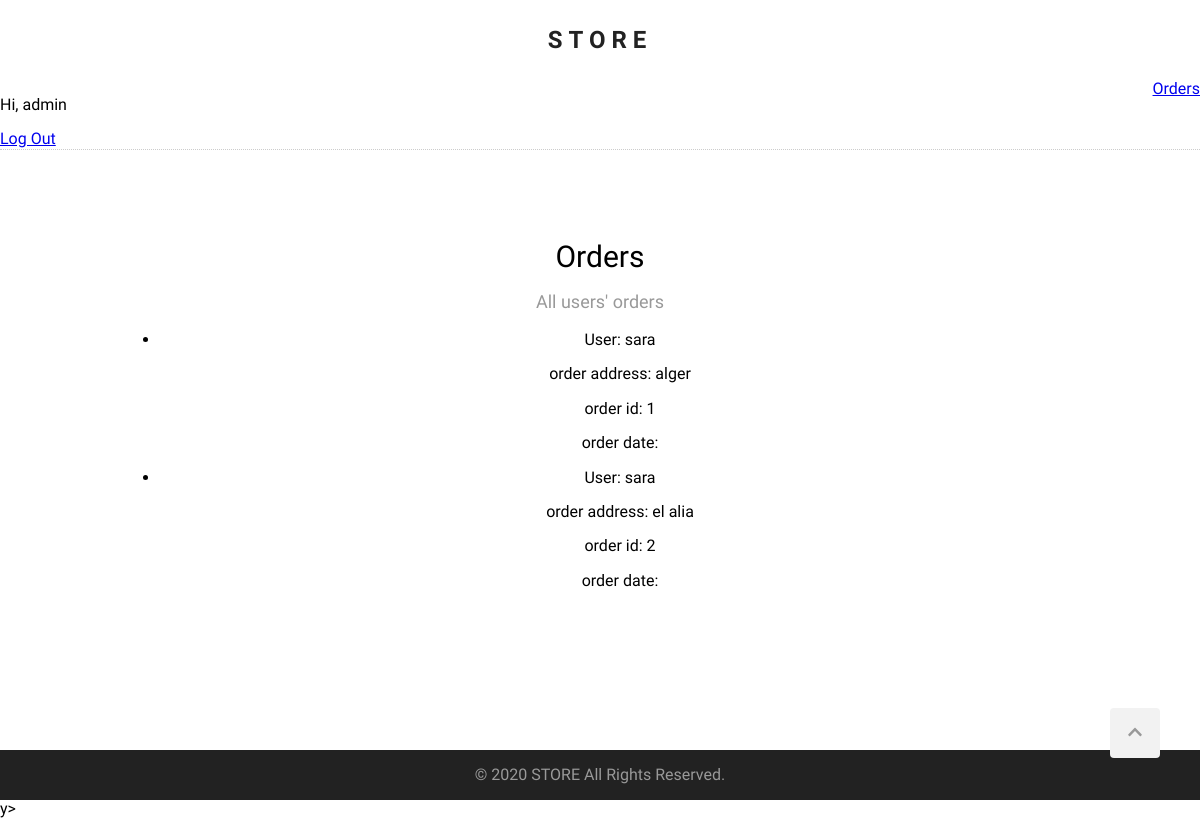
The app's page /orders/ (signed in), older data.
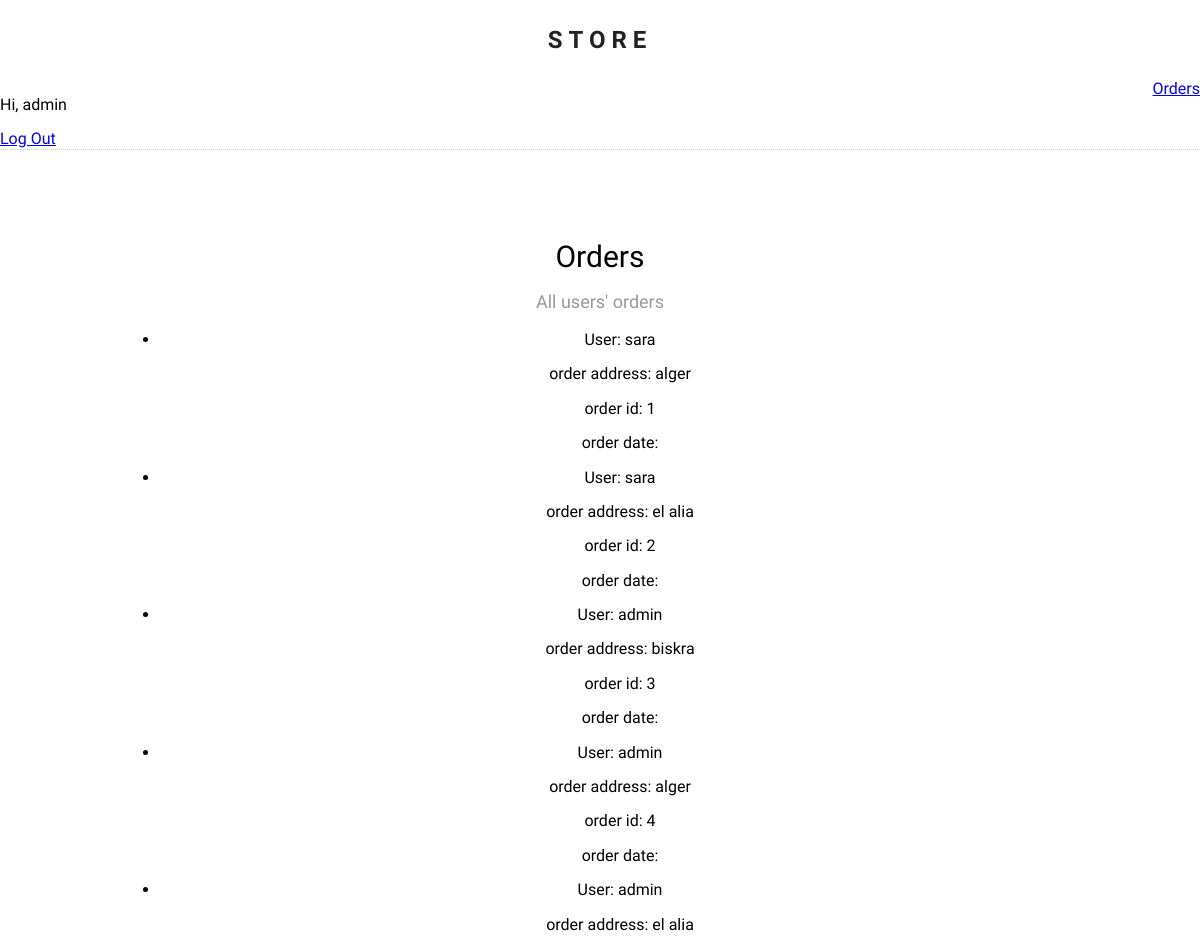
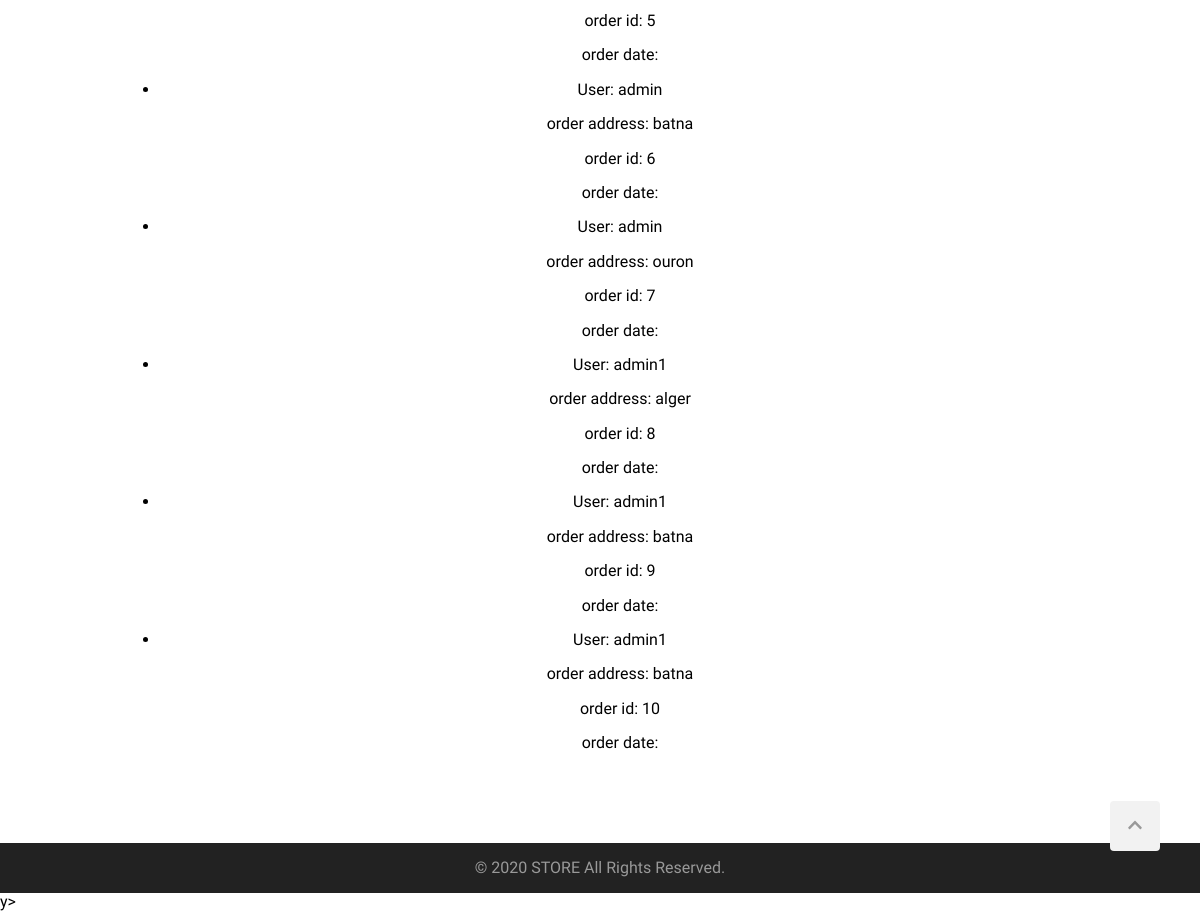
The same page, newer data (2 pictures, top to bottom).
### orders/models.py (models this page shows, shortened)
class Order(models.Model):
    user = models.ForeignKey(
        User, related_name='orders', on_delete=models.CASCADE)
    items = models.ManyToManyField(Product)
    address = models.CharField(max_length=256)
    created_at = models.DateTimeField(auto_now=True)

### orders/views.py (the view)
# urls.py: path('', order_list, name='order_list'),
def order_list(request):
    if request.user.is_authenticated and request.user.is_superuser:
        orders = Order.objects.all()
        return render(request, 'orders/order_list.html', {'orders': orders})
    else:
        return redirect('products_list')

### templates/orders/order_list.html (shortened to what this page needs)
{% extends "base.html" %}
{% block content %}
<section class="clearfix">
    <h2 class="section-headline">Orders</h2>
    <p class="section-description">
        All users' orders
    </p>
    <div class="orders">
        <ul>
            {% for order in orders %}
            <li class="order-details">
                <p>User: <span>{{ order.user }}</span></p>
                <p>order address: <span>{{ order.address }}</span></p>
                <p>order id: <span>{{ order.id }}</span></p>
                <p>order date: </p>
            </li>
            {% empty %}
            <li>No orders yet.</li>
            {% endfor %}
        </ul>
    </div>
</section>
{% endblock %}

### templates/base.html (shortened to what this page needs)
{% load static %}
<!DOCTYPE html>
<html lang="en">
<head>
    <link rel="stylesheet" href="{% static 'normalize.css' %}" />
    <link rel="stylesheet" href="{% static 'style.css' %}" />
</head>
<body>
    <div class="wrapper">
        <header>
            <h1 id="logo">
                <a href="{% url 'home' %}">STORE</a>
            </h1>
            <div style="float: right;"><a href="{% url 'order_list' %}">Orders</a></div>
            {% if user.is_authenticated %}
            <p>Hi, {{user.username}}</p>
            <a href="{% url 'logout' %}">Log Out</a>
            {% else %}
            <a href="{% url 'login' %}">Login</a>
            {% endif %}
            <div id="controls">
            </div>
        </header>
        <main>
            {% block content %}{% endblock %}
        </main>
    </div>
    <footer>
        <a href="#" id="scroll-up">
            <i class="fas fa-chevron-up"></i>
        </a>
        <p>&copy; 2020 STORE All Rights Reserved.</p>
    </footer>
</body>
</html>y>
</html>

### static/style.css (style rules this page uses)
html { scroll-behavior: smooth; }
body { margin: 0; font-family: 'Questrial', sans-serif; }
.wrapper { min-height: calc(100vh - 50px); }
.clearfix::after { content: ""; display: block; clear: both; }
header { height: auto; border-bottom: 1px dotted #ccc; }
#logo { text-align: center; font-family: 'Domine', serif; font-size: 24px; letter-spacing: 6px; line-height: 80px; margin: 0; }
#logo a { color: #222; text-decoration: none; }
#controls { position: absolute; top: 15px; right: 14%; }
main { max-width: 960px; text-align: center; margin: 90px auto 90px auto; }
.section-headline { font-size: 30px; font-weight: normal; margin: 0; }
.section-description { color: #999; font-size: 18px; }
footer { background-color: #222; height: 50px; color: #999; text-align: center; line-height: 50px; }
footer p { margin: 0; }
#scroll-up { width: 50px; height: 50px; background-color: #f2f2f2; bottom: 60px; right: 40px; position: fixed; border-radius: 4px; cursor: pointer; color: #999; }

Row changes from the older to the newer data that the page shows:
added Order: user "admin", address "biskra", id "3"
added Order: user "admin", address "alger", id "4"
added Order: user "admin", address "el alia", id "5"
added Order: user "admin", address "batna", id "6"
added Order: user "admin", address "ouron", id "7"
added Order: user "admin1", address "alger", id "8"
added Order: user "admin1", address "batna", id "9"
added Order: user "admin1", address "batna", id "10"
